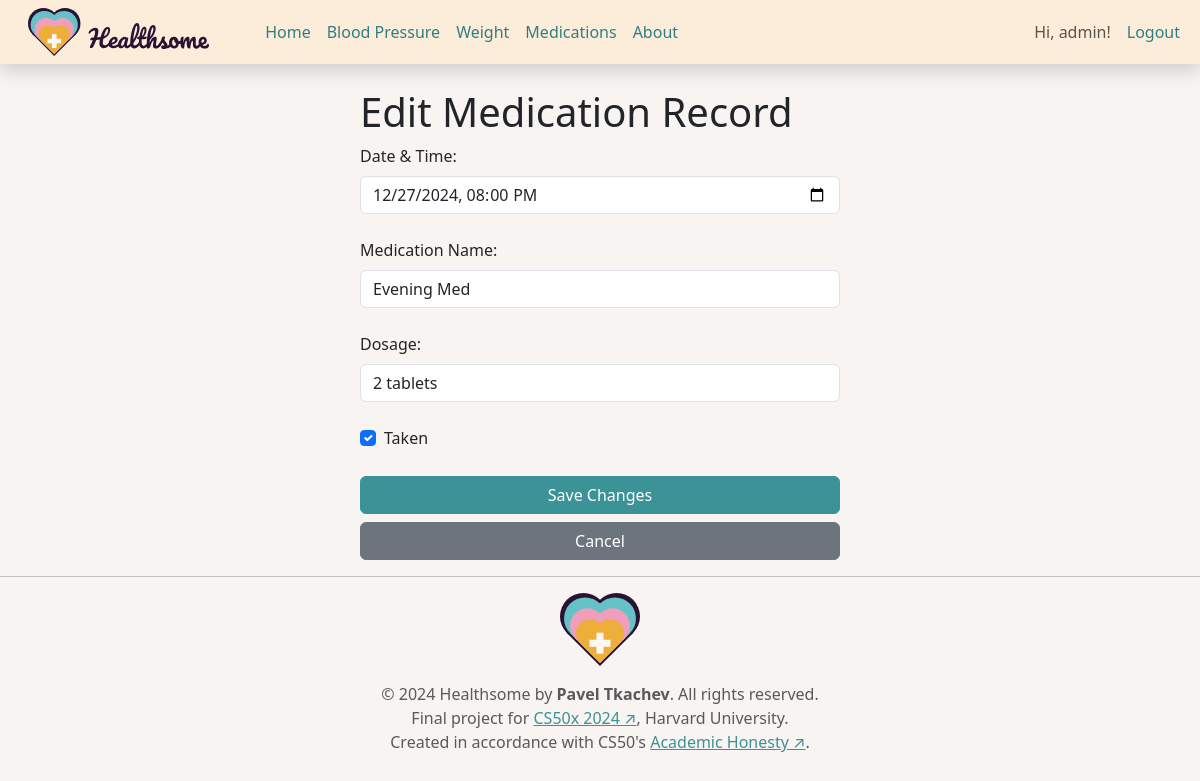
The page /medications/edit/180 (signed in) on the database its author committed.
### tables this page shows
CREATE TABLE users (
    -- Unique user ID
    id INTEGER PRIMARY KEY AUTOINCREMENT,
    -- Username for login
    username TEXT NOT NULL UNIQUE,
    -- Hashed password for security
    password_hash TEXT NOT NULL
);

CREATE TABLE medications (
    -- Unique record ID
    id INTEGER PRIMARY KEY AUTOINCREMENT,
    -- ID of the user who owns this record
    user_id INTEGER NOT NULL,
    -- Name of the medication
    medication_name TEXT NOT NULL,
    -- Dosage information (optional)
    dosage TEXT,
    -- Date and time of the record
    date_time TEXT NOT NULL,
    -- Whether the medication was taken (0 = no, 1 = yes)
    taken BOOLEAN NOT NULL CHECK (taken IN (0, 1)),
    -- Foreign key linking to users table
    FOREIGN KEY (user_id) REFERENCES users (id)
);

### modules/metrics/medications.py (the view, shortened to what this page needs)
@bp.route('/edit/<int:record_id>', methods=['GET', 'POST'])
def edit_record(record_id):
    user_id = session.get('user_id')
    if not user_id:
        flash("Please log in to edit a record.", "error")
        return redirect(url_for('auth.login'))
    record = query_db("SELECT * FROM medications WHERE id = ? AND user_id = ?",
                      (record_id, user_id), one=True)
    if not record:
        flash("Record not found.", "error")
        return redirect(url_for('medications.list_records'))
    return render_template('metrics/medications/edit.html', record=record)

### helpers/db_helpers.py (called while the page is built)
def get_db():
    if 'db' not in g:
        g.db = sqlite3.connect(DATABASE)
        g.db.row_factory = sqlite3.Row
    return g.db

def query_db(query, args=(), one=False):
    cur = get_db().execute(query, args)
    rv = cur.fetchall()
    cur.close()
    return (rv[0] if rv else None) if one else rv

### templates/metrics/medications/edit.html
{% extends "layout.html" %}
{% block body %}
<div class="form-narrow w-100 m-auto">
    <h1>Edit Medication Record</h1>
    <form action="{{ url_for('medications.edit_record', record_id=record.id) }}" method="post">
        <label class="form-label" for="date_time">Date & Time:</label>
        <input class="form-control" type="datetime-local" id="date_time" name="date_time" value="{{ record.date_time }}" required>
        <br>
        <label class="form-label" for="medication_name">Medication Name:</label>
        <input class="form-control" type="text" id="medication_name" name="medication_name" value="{{ record.medication_name }}" placeholder="Enter medication name" required>
        <br>
        <label class="form-label" for="dosage">Dosage:</label>
        <input class="form-control" type="text" id="dosage" name="dosage" value="{{ record.dosage }}" placeholder="Enter dosage" required>
        <br>
        <div class="form-check">
            <input class="form-check-input" type="checkbox" id="taken" name="taken" value="1" {% if record.taken %}checked{% endif %}>
            <label class="form-check-label" for="taken">Taken</label>
        </div>
        <br>
        <div class="d-grid gap-2">
            <button class="btn btn-primary" type="submit">Save Changes</button>
            <a class="btn btn-secondary" href="{{ url_for('medications.list_records') }}">Cancel</a>
        </div>
    </form>
</div>
{% endblock %}

### templates/layout.html (shortened to what this page needs)
<!DOCTYPE html>
<html lang="en">
<head>
    <link href="https://cdn.jsdelivr.net/npm/bootstrap@5.3.3/dist/css/bootstrap.min.css" rel="stylesheet"
>
    <link rel="stylesheet" href="{{ url_for('static', filename='css/styles.css') }}">
</head>
<body>
    <header class="navbar navbar-expand-lg bd-navbar sticky-top shadow">
        <nav class="container-xxl bd-gutter flex-wrap flex-lg-nowrap">
            <a class="navbar-brand p-0 ms-3 me-0 me-lg-5 header__logo" href="/">
                <img src="{{ url_for('static', filename='img/LOGO_H.svg') }}" alt="Healthsome Logo">
            </a>
            <div class="offcanvas-lg offcanvas-end flex-grow-1 bg-accent" data-bs-scroll="true" id="bdNavbar">
                {% from "utils/navigation.html" import nav_link %}
                <div class="offcanvas-body p-4 pt-0 p-lg-0">
                    {% if current_user %}
                    <ul class="navbar-nav flex-row flex-wrap bd-navbar-nav justify-content-center">
                        <li class="nav-item col-6 col-lg-auto" data-bs-content="" data-bs-placement="bottom">
                            {{ nav_link('main.index', 'Home') }}
                        </li>
                        <li class="nav-item col-6 col-lg-auto" data-bs-content="" data-bs-placement="bottom">
                            {{ nav_link('blood_pressure.list_records', 'Blood Pressure') }}
                        </li>
                        <li class="nav-item col-6 col-lg-auto" data-bs-content="" data-bs-placement="bottom">
                            {{ nav_link('weight.list_records', 'Weight') }}
                        </li>
                        <li class="nav-item col-6 col-lg-auto" data-bs-content="" data-bs-placement="bottom">
                            {{ nav_link('medications.list_records', 'Medications') }}
                        </li>
                        <li class="nav-item col-6 col-lg-auto" data-bs-content="" data-bs-placement="bottom">
                            {{ nav_link('main.about', 'About') }}
                        </li>
                    </ul>
                    {% endif %}
                    <ul class="navbar-nav flex-row bd-navbar-nav ms-auto">
                        {% if current_user %}
                        <li class="nav-item col-6 col-lg-auto" data-bs-content="" data-bs-placement="bottom">
                            <span class="nav-link py-2 px-0 px-lg-2">Hi, {{ current_user }}!</span>
                        </li>
                        <li class="nav-item col-6 col-lg-auto" data-bs-content="" data-bs-placement="bottom">
                            {{ nav_link('auth.logout', 'Logout') }}
                        </li>
                        {% endif %}
                    </ul>
                </div>
            </div>
        </nav>
    </header>
    <main>
        <div class="container">
            {% block body %}{% endblock %}
        </div>
    </main>
    <footer class="footer mt-auto">
        <hr>
        <a class="d-block my-3 text-decoration-none footer__logo" href="/">
            <img src="{{ url_for('static', filename='img/LOGO_ICON.svg') }}" alt="Healthsome Icon">
        </a>
        <p class="text-center text-muted">
            &copy; 2024 Healthsome by <strong>Pavel Tkachev</strong>. All rights reserved.
            <br>
            Final project for <a href="https://cs50.harvard.edu/x/2024/" target="_blank" rel="noopener noreferrer">CS50x
                2024 ↗</a>,
            Harvard University.
            <br>
            Created in accordance with CS50's <a href="https://cs50.harvard.edu/x/2024/honesty/" target="_blank"
                rel="noopener noreferrer">Academic Honesty ↗</a>.
        </p>
    </footer>
</body>
</html>

### static/css/styles.css (style rules this page uses)
:root { --bs-primary: hsl(183, 44%, 41%); --bs-primary-rgb: 0, 128, 133; }
body { background-color: hsl(26, 33%, 96%); }
header.navbar { background-color: hsl(34, 81%, 92%); }
main { margin-top: 1.5rem; }
.mt-auto { margin-top: auto !important; }
.form-narrow { max-width: 480px; }

### rows shown on the page
users: username "admin"
medications: date_time "12/27/2024 20:00", medication_name "Evening Med", dosage "2 tablets", taken "☑"

### other values the page prints
{{ title }} "Home Blood Pressure Weight Medications About Logout"
